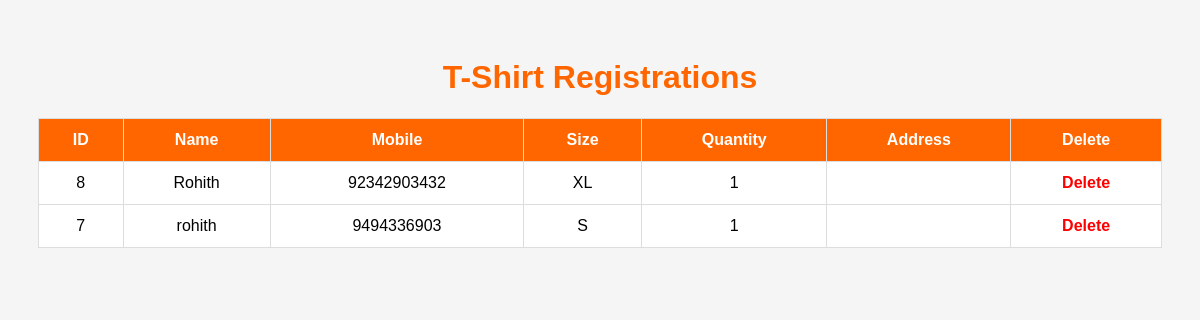
The app's page /tshirt_admin with its own data.
### tables this page shows
CREATE TABLE tshirt_registration(
    id INTEGER PRIMARY KEY AUTOINCREMENT,
    name TEXT NOT NULL,
    mobile TEXT NOT NULL,
    tshirt_size TEXT NOT NULL,
    quantity INTEGER NOT NULL,
    address TEXT NOT NULL
, created_at TEXT);

### app.py (the view)
@app.route("/tshirt_admin")
def tshirt_admin():
    conn = get_db()
    registrations = conn.execute(
        "SELECT * FROM tshirt_registration ORDER BY id DESC"
    ).fetchall()
    conn.close()
    return render_template("tshirt_admin.html", registrations=registrations)

### app.py (called while the page is built)
@app.before_request
def debug_request():
    print("=" * 60)
    print("METHOD:", request.method)
    print("PATH:", request.path)
    print("FORM KEYS:", list(request.form.keys()))
    print("FILE KEYS:", list(request.files.keys()))
    print("=" * 60)

def get_db():
    conn = sqlite3.connect(DATABASE)
    conn.row_factory = sqlite3.Row
    return conn

### templates/tshirt_admin.html (shortened to what this page needs)
<!DOCTYPE html>
<html>
<head>
</head>
<body>
<h1>T-Shirt Registrations</h1>
<table>
<tr>
    <th>ID</th>
    <th>Name</th>
    <th>Mobile</th>
    <th>Size</th>
    <th>Quantity</th>
    <th>Address</th>
    <th>Delete</th>
</tr>
{% for row in registrations %}
<tr>
    <td>{{ row[0] }}</td>
    <td>{{ row[1] }}</td>
    <td>{{ row[2] }}</td>
    <td>{{ row[3] }}</td>
    <td>{{ row[4] }}</td>
    <td>{{ row[5] }}</td>
    <td><a href="/delete_tshirt/{{ row[0] }}">Delete</a></td>
</tr>
{% endfor %}
</table>
</body>
</html>

### templates/tshirt_admin.html (style rules this page uses)
body { font-family:Arial; background:#f5f5f5; padding:30px; }
h1 { text-align:center; color:#ff6600; }
table { width:100%; border-collapse:collapse; background:white; }
th,td { border:1px solid #ddd; padding:12px; text-align:center; }
th { background:#ff6600; color:white; }
a { color:red; text-decoration:none; font-weight:bold; }

### records on screen
tshirt_registration: id "8", name "Rohith", mobile "92342903432", tshirt_size "XL", quantity "1"
tshirt_registration: id "7", name "rohith", mobile "9494336903", tshirt_size "S", quantity "1"
